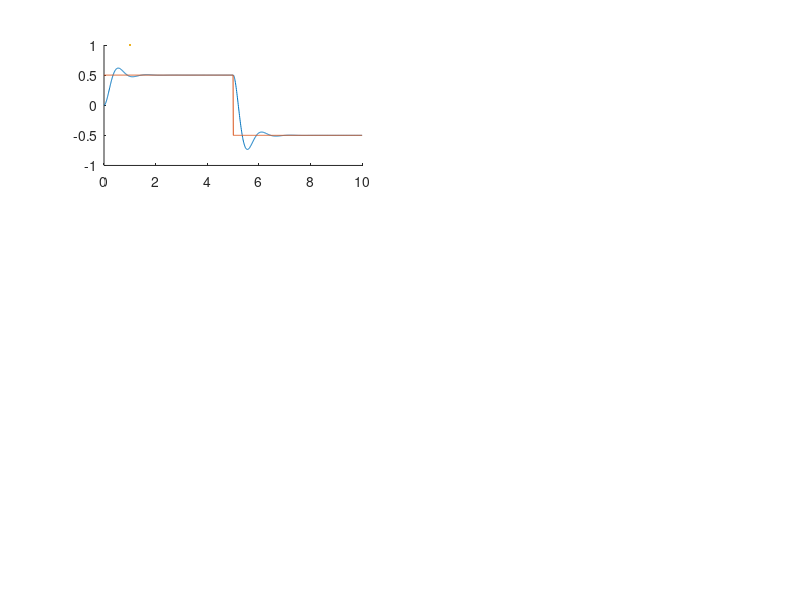

Source code (MATLAB): (Note: this script raises an error after producing the figure.)
clc;
clear all;
close all;

%% Variable
% BASE
Kg = 33.3; % total gear ratio
Km = 0.0401; % motor constant (Nm/amp)
Rm = 19.2; % armature resistance (ohms)
K_ptheta = [10, 20, 5, 10, 10, 10];
K_dtheta = [0, 0, 0, 1, -1, -0.5];

% RIGID ARM
J_hub = 0.0005; % base inertia (Kgm^2)
J_extra = 0.2*0.2794^2; % extra mass (Kgm^2)
J_load = 0.0015; % load inertia of bar (Kgm^2)
J = J_hub + J_load + J_extra; % total inertia (Kgm^2)

zeta = ((Kg^2*Km^2)+(K_dtheta*Kg*Km))./(2*sqrt(K_ptheta*Kg*Km*J*Rm));

step_amp = 0.5;

t1 = 0:0.01:5;
u1 = step_amp * ones(size(t1));
max_overshoot = exp((-zeta.*pi) ./ sqrt(1-zeta.^2));
%const1 = step_amp * ones(size(t1));
t2 = 5.01:0.01:10;
u2 = -1*step_amp * ones(size(t2));
%const2 = -1*step_amp * ones(size(t2));
t = [t1, t2];
u = [u1, u2];
%const = [const1, const2];
%% Equations, Closed Loop System and Step Response
figure;
for i = 1:length(K_ptheta)
    n1 = (K_ptheta(i)*Kg*Km) / (J*Rm);
    d2 = 1;
    d1 = (Kg^2*Km^2) / (J*Rm) + (K_dtheta(i)*Kg*Km) / (J*Rm);
    d0 = (K_ptheta(i)*Kg*Km) / (J*Rm);

    num = n1;
    den = [d2 d1 d0];
    sysTF = tf(num, den);
    
    y = lsim(sysTF, u, t);
    %y2 = lsim(sysTF, u2, t2);
    

    subplot(3, 2, i);
    hold on;
    plot(t, y);
    plot(t, u, LineWidth=1);

    yline(0.475,':k');
    yline(0.525,':k');
    xline(1,'--r')
    yline(-0.475,':k');
    yline(-0.525,':k');
    xline(6,'--r')

    yline(0.4,'--k');
    yline(0.6,'--k');
    yline(-0.4,'--k');
    yline(-0.6,'--k');


    title(['K1 = ', num2str(K_ptheta(i)), ', K3 = ', num2str(K_dtheta(i))]);
    xlabel('Time');
    ylabel('Output');
    legend('Arm', 'Amp','5% Settling Time','Max Overshoot');
    grid on;
end
